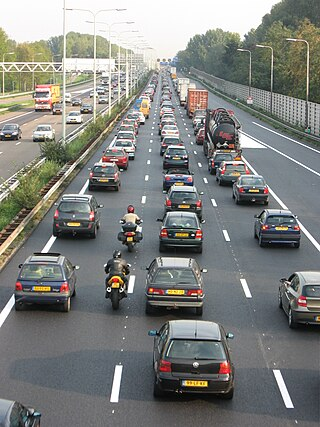
#> input picture image_cars.png, 320 x 427 px
$ python 4.3.py
#> lines starting #> are read from the running program, lines starting #| are printed output that depends on the picture; after the words box and inside, x2 and y2 are one past the last pixel; in counts of white or black regions, pixels touching at a corner belong together
"""виявлення країв об'єктів"""
import cv2

# Завантаження зображення
image = cv2.imread("image_cars.png")
#> image is the input picture: shape (427, 320, 3); mean B, G, R 126, 129.3, 127.5

# Конвертація в RGB та інші попередні обробки
image_rgb = cv2.cvtColor(image, cv2.COLOR_BGR2RGB)
image_eq_channels = image_rgb.copy()

for channel in range(image_eq_channels.shape[2]):
    image_eq_channels[:, :, channel] = cv2.equalizeHist(image_eq_channels[:, :, channel])
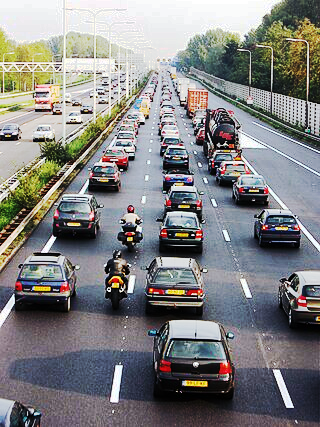
#> image_eq_channels: shape (427, 320, 3); mean R, G, B 128.3, 128.3, 128.1

image_gray = cv2.cvtColor(image_eq_channels, cv2.COLOR_RGB2GRAY)
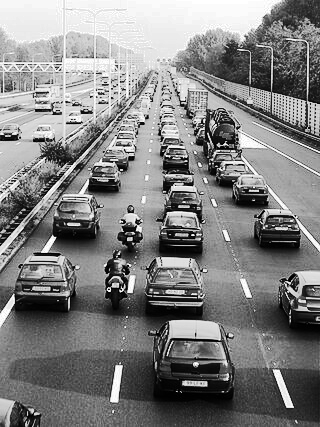
#> image_gray: shape (427, 320); min 0, max 255, mean 128.3
image_eq_global = cv2.equalizeHist(image_gray)
image_blur = cv2.GaussianBlur(image_eq_global, (5, 5), 0)
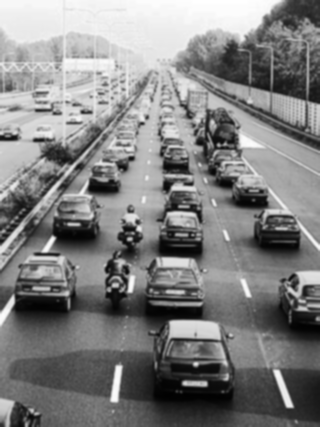
#> image_blur: shape (427, 320); min 1, max 255, mean 127.8

# Виявлення країв та знаходження контурів
edges = cv2.Canny(image_blur, 50, 150)
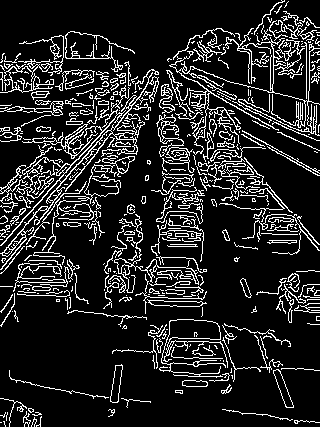
#> edges: shape (427, 320); 14.3% white in thin lines or dots
contours, _ = cv2.findContours(edges, cv2.RETR_EXTERNAL, cv2.CHAIN_APPROX_SIMPLE)
#> contours = 388 contours, 319 with area under 20; largest, box (x1, y1, x2, y2) and area: (0, 69, 159, 270) 1686, (0, 35, 64, 93) 690, (169, 28, 320, 155) 608, (114, 214, 199, 293) 377, (22, 124, 98, 159) 350

# Фільтрація та відображення контурів на оригінальному зображенні
for cnt in contours:
    area = cv2.contourArea(cnt)
    if 50 < area < 150:
        x, y, w, h = cv2.boundingRect(cnt)
        aspect_ratio = w / float(h)
        if 0.5 < aspect_ratio < 3:
            cv2.rectangle(image, (x, y), (x + w, y + h), (0, 255, 0), 2)
#> this loop made 388 passes
#> (area, x, y, w, h, aspect_ratio) on passes 17, 46, 56, 85, 97, 118, 130, 165, 198, 215, 225, 226: (134.5, 182, 380, 26, 7, 3.71), (96.5, 159, 319, 69, 59, 1.17), (51, 288, 299, 6, 24, 0.25), (60.5, 32, 286, 19, 5, 3.8), (91.5, 240, 278, 12, 20, 0.6), (96, 13, 259, 67, 33, 2.03), (53, 267, 240, 30, 4, 7.5), (57.5, 242, 214, 78, 41, 1.9), (60.5, 156, 187, 49, 37, 1.32), (50.5, 26, 175, 28, 24, 1.17), (108.5, 0, 165, 26, 48, 0.542), (84.5, 26, 164, 93, 101, 0.921)
#> area on passes 16, 21, 24, 45, 57: 21.5, 274.5, 266.5, 23, 245
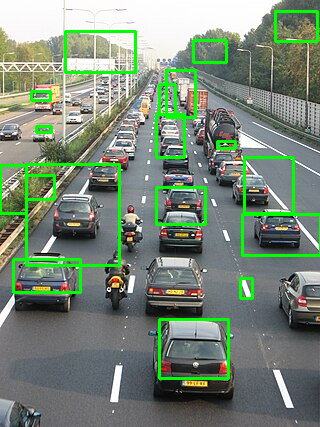
#> image: shape (427, 320, 3); 5.66% of pixels changed, all inside (x1, y1, x2, y2) = (0, 10, 320, 380)

# Відображення лише кінцевого зображення з виділеними автомобілями
cv2.imshow("Detected Cars", image)
cv2.waitKey(0)
cv2.destroyAllWindows()
